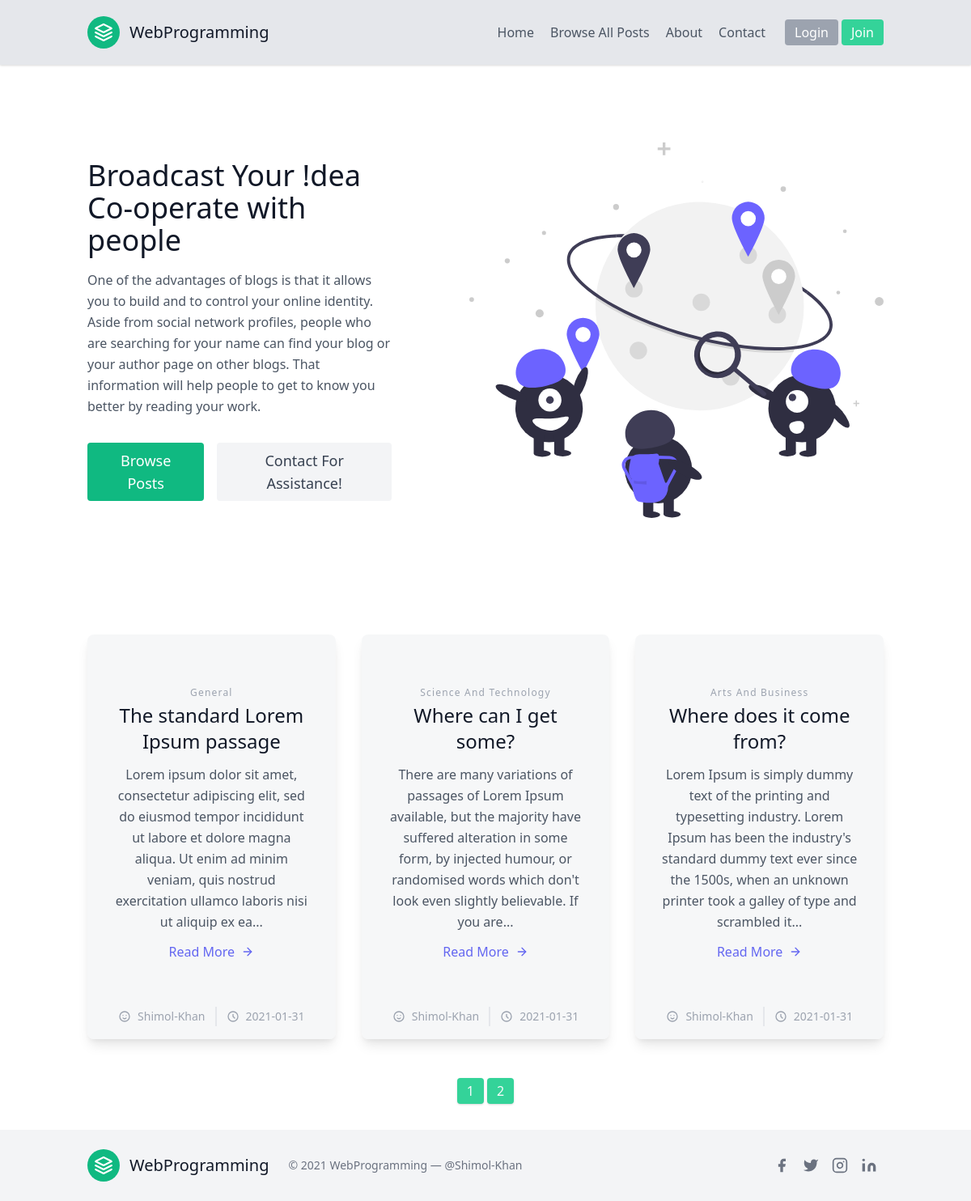
The page /home on the database its author committed.
### Blog/models.py (models this page shows, shortened)
class Post(db.Model):
    id = db.Column(db.Integer, primary_key=True)
    title = db.Column(db.String(100), nullable=False)
    date_posted = db.Column(db.DateTime, nullable=False, default=datetime.utcnow)
    category = db.Column(db.String(100), nullable=False)
    content = db.Column(db.Text, nullable=False)
    user_id = db.Column(db.Integer, db.ForeignKey('user.id'), nullable=False)

class User(db.Model, UserMixin):
    id = db.Column(db.Integer, primary_key=True)
    username = db.Column(db.String(20), unique=True, nullable=False)
    email = db.Column(db.String(120), unique=True, nullable=False)
    image_file = db.Column(db.String(20), nullable=False, default='default.jpg')
    password = db.Column(db.String(60), nullable=False)
    posts = db.relationship('Post', backref='author', lazy=True)

### Blog/routes.py (the view)
@app.route("/")
@app.route("/home")
def home():
    page = request.args.get('page', 1, type=int)
    posts = Post.query.order_by(Post.date_posted.desc()).paginate(page=page, per_page=3)
    return render_template('home.html', posts=posts)

### Blog/templates/home.html
{% extends "layout.html" %}
{% block content %}
<section class="text-gray-600 body-font">
  <div class="container mx-auto flex px-5 py-24 md:flex-row flex-col items-center">
    <div class="lg:flex-grow md:w-1/2 lg:pr-24 md:pr-16 flex flex-col md:items-start md:text-left mb-16 md:mb-0 items-center text-center">
      <h1 class="title-font sm:text-4xl text-3xl mb-4 font-medium text-gray-900">Broadcast Your !dea
        <br class="hidden lg:inline-block">Co-operate with people
      </h1>
      <p class="mb-8 leading-relaxed">One of the advantages of blogs is that it allows you to build and to control your online identity. Aside from social network profiles, people who are searching for your name can find your blog or your author page on other blogs. That information will help people to get to know you better by reading your work.</p>
      <div class="flex justify-center">
        <button class="inline-flex text-white bg-green-500 border-0 py-2 px-6 focus:outline-none hover:bg-green-600 rounded text-lg">
          <a href="{{ url_for('browse') }}">Browse Posts</a>
        </button>
        <button class="ml-4 inline-flex text-gray-700 bg-gray-100 border-0 py-2 px-6 focus:outline-none hover:bg-gray-200 rounded text-lg">
          <a href="{{ url_for('new_contact') }}">Contact For Assistance!</a>
        </button>
      </div>
    </div>
    <div class="lg:max-w-lg lg:w-full md:w-1/2 w-5/6">
      <img class="object-cover object-center rounded" alt="hero" src="static/blog.svg">
    </div>
  </div>
</section>
  <section class="text-gray-600 body-font">
    <div class="container px-5 py-12 mx-auto">
      <div class="flex flex-wrap -m-4 justify-center">
        {% for post in posts.items %}
        <div class="p-4 lg:w-1/3">
          <div class="h-full bg-gray-100 bg-opacity-75 px-8 pt-16 pb-24 rounded-lg overflow-hidden text-center relative shadow-lg">
            <h2 class="tracking-widest text-xs title-font font-medium text-gray-400 mb-1">{{ post.category }}</h2>
            <h1 class="title-font sm:text-2xl text-xl font-medium text-gray-900 mb-3">{{ post.title }}</h1>
            <p class="leading-relaxed mb-3">{{ post.content | truncate(220)}}</p>
            <a class="text-indigo-500 inline-flex items-center" href="{{ url_for('post', post_id=post.id) }}">Read More
              <svg class="w-4 h-4 ml-2" viewBox="0 0 24 24" stroke="currentColor" stroke-width="2" fill="none"
                stroke-linecap="round" stroke-linejoin="round">
                <path d="M5 12h14"></path>
                <path d="M12 5l7 7-7 7"></path>
              </svg>
            </a>
            <div class="text-center mt-2 leading-none flex justify-center absolute bottom-0 left-0 w-full py-4">
              <span
                class="text-gray-400 mr-3 inline-flex items-center leading-none text-sm pr-3 py-1 border-r-2 border-gray-200">
                <svg class="w-4 h-4 mr-2" fill="none" stroke="currentColor" viewBox="0 0 24 24" xmlns="http://www.w3.org/2000/svg"><path stroke-linecap="round" stroke-linejoin="round" stroke-width="2" d="M14.828 14.828a4 4 0 01-5.656 0M9 10h.01M15 10h.01M21 12a9 9 0 11-18 0 9 9 0 0118 0z"></path></svg>
                {{ post.author.username }}
              </span>
              <span class="text-gray-400 inline-flex items-center leading-none text-sm">
                <svg class="w-4 h-4 mr-2" fill="none" stroke="currentColor" viewBox="0 0 24 24" xmlns="http://www.w3.org/2000/svg"><path stroke-linecap="round" stroke-linejoin="round" stroke-width="2" d="M12 8v4l3 3m6-3a9 9 0 11-18 0 9 9 0 0118 0z"></path></svg>
                {{ post.date_posted.strftime('%Y-%m-%d') }}
              </span>
            </div>
          </div>
        </div>
        {% endfor %}
      </div>
    </div>
  </section>
  <div class="flex justify-center">
    <div>
      {% for page_num in posts.iter_pages(left_edge=1, right_edge=1, left_current=1, right_current=2) %}
        {% if page_num %}
          {% if posts.page == page_num %}
            <a class="shadow inline-flex items-center bg-green-400 border-0 py-1 px-3 focus:outline-none hover:bg-green-500 rounded text-base mt-4 md:mt-0 text-gray-50" href="{{ url_for('home', page=page_num) }}">{{ page_num }}</a>
          {% else %}
            <a class="shadow inline-flex items-center bg-green-400 border-0 py-1 px-3 focus:outline-none hover:bg-green-500 rounded text-base mt-4 md:mt-0 text-gray-50" href="{{ url_for('home', page=page_num) }}">{{ page_num }}</a>
          {% endif %}
        {% else %}
        ...
        {% endif %}
      {% endfor %}
    </div>
  </div>
<footer class="text-gray-600 body-font mt-8">
  <div class="bg-gray-100">
    <div class="container px-5 py-6 mx-auto flex items-center sm:flex-row flex-col">
      <a class="flex title-font font-medium items-center md:justify-start justify-center text-gray-900">
        <svg xmlns="http://www.w3.org/2000/svg" fill="none" stroke="currentColor" stroke-linecap="round" stroke-linejoin="round" stroke-width="2" class="w-10 h-10 text-white p-2 bg-green-500 rounded-full" viewBox="0 0 24 24">
          <path d="M12 2L2 7l10 5 10-5-10-5zM2 17l10 5 10-5M2 12l10 5 10-5"></path>
        </svg>
        <span class="ml-3 text-xl">WebProgramming</span>
      </a>
      <p class="text-sm text-gray-500 sm:ml-6 sm:mt-0 mt-4">© 2021 WebProgramming —
        <a href="https://github.com/Shimol-Khan" target="_blank">@Shimol-Khan</a>
      </p>
      <span class="inline-flex sm:ml-auto sm:mt-0 mt-4 justify-center sm:justify-start">
        <a href="https://www.facebook.com/shimolkhan.dev/" class="text-gray-500 px-2" target="_blank">
          <svg fill="currentColor" stroke-linecap="round" stroke-linejoin="round" stroke-width="2" class="w-5 h-5" viewBox="0 0 24 24">
            <path d="M18 2h-3a5 5 0 00-5 5v3H7v4h3v8h4v-8h3l1-4h-4V7a1 1 0 011-1h3z"></path>
          </svg>
        </a>
        <a href="https://www.twitter.com/" class="text-gray-500 px-2" target="_blank">
          <svg fill="currentColor" stroke-linecap="round" stroke-linejoin="round" stroke-width="2" class="w-5 h-5" viewBox="0 0 24 24">
            <path d="M23 3a10.9 10.9 0 01-3.14 1.53 4.48 4.48 0 00-7.86 3v1A10.66 10.66 0 013 4s-4 9 5 13a11.64 11.64 0 01-7 2c9 5 20 0 20-11.5a4.5 4.5 0 00-.08-.83A7.72 7.72 0 0023 3z"></path>
          </svg>
        </a>
        <a href="https://www.instagram.com/shimolkhan.dev/" class="text-gray-500 px-2" target="_blank">
          <svg fill="none" stroke="currentColor" stroke-linecap="round" stroke-linejoin="round" stroke-width="2" class="w-5 h-5" viewBox="0 0 24 24">
            <rect width="20" height="20" x="2" y="2" rx="5" ry="5"></rect>
            <path d="M16 11.37A4 4 0 1112.63 8 4 4 0 0116 11.37zm1.5-4.87h.01"></path>
          </svg>
        </a>
        <a href="https://www.linkedin.com/in/shimol-khan/" class="text-gray-500 px-2" target="_blank">
          <svg fill="currentColor" stroke="currentColor" stroke-linecap="round" stroke-linejoin="round" stroke-width="0" class="w-5 h-5" viewBox="0 0 24 24">
            <path stroke="none" d="M16 8a6 6 0 016 6v7h-4v-7a2 2 0 00-2-2 2 2 0 00-2 2v7h-4v-7a6 6 0 016-6zM2 9h4v12H2z"></path>
            <circle cx="4" cy="4" r="2" stroke="none"></circle>
          </svg>
        </a>
      </span>
    </div>
  </div>
</footer>
{% endblock content %}

### rows shown on the page
Post: category "General", title "The standard Lorem Ipsum passage", content "Lorem ipsum dolor sit amet, consectetur adipiscing elit, sed do eiusmod tempor incididunt ut labore et dolore magna aliqua. Ut enim ad minim veniam, quis nostrud exercitation ullamco laboris nisi ut aliquip ex ea...", author.username "Shimol-Khan", date_posted "2021-01-31"
Post: category "Science And Technology", title "Where can I get some?", content "There are many variations of passages of Lorem Ipsum available, but the majority have suffered alteration in some form, by injected humour, or randomised words which don't look even slightly believable. If you are...", author.username "Shimol-Khan", date_posted "2021-01-31"
Post: category "Arts And Business", title "Where does it come from?", content "Lorem Ipsum is simply dummy text of the printing and typesetting industry. Lorem Ipsum has been the industry's standard dummy text ever since the 1500s, when an unknown printer took a galley of type and scrambled it...", author.username "Shimol-Khan", date_posted "2021-01-31"

### other values the page prints
{{ page_num }} "1"
{{ page_num }} "2"
